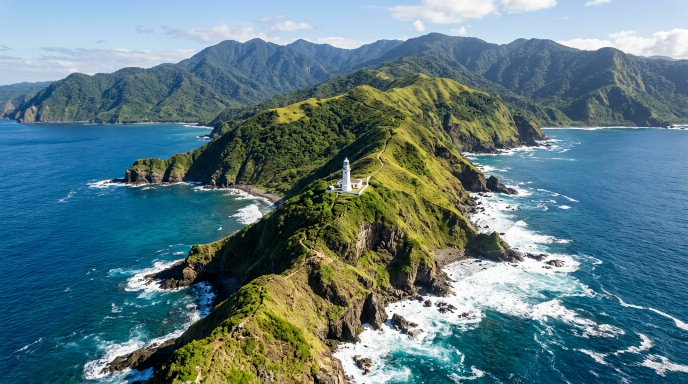
#> input picture src/assets/images/dingalan_lighthouse_natural_drone_1791512687510.jpg, 1376 x 768 px, found by its file name (shown at 1/2 size)
$ python make_wave_video.py
#> lines starting #> are read from the running program, lines starting #| are printed output that depends on the picture
import cv2
import numpy as np
import subprocess
import os

img_path = 'src/assets/images/dingalan_lighthouse_natural_drone_1791512687510.jpg'
orig = cv2.imread(img_path)
#> orig is the input picture: shape (768, 1376, 3); mean B, G, R 129.5, 122.6, 92.7
if orig is None:
    raise FileNotFoundError("Image not found")

h, w = orig.shape[:2]
#> h = 768; w = 1376
target_w, target_h = 3840, 2160
img_large = cv2.resize(orig, (target_w, target_h), interpolation=cv2.INTER_CUBIC)

fps = 30
duration = 10
total_frames = fps * duration

out_file = 'public/dingalan_natural_drone.mp4'
temp_dir = '/tmp/drone_frames'
os.makedirs(temp_dir, exist_ok=True)

print("Generating frames with wave animation and sideways pan...")

for i in range(total_frames):
    t = i / float(fps)

    # Smooth sideways panning and slight floating motion
    pan_x = int(400 + 400 * np.sin(t * 2 * np.pi / 10.0))
    pan_y = int(150 + 100 * np.cos(t * 2 * np.pi / 10.0))

    crop_w, crop_h = 1920, 1080
    x1 = max(0, min(target_w - crop_w, int(target_w * 0.25 + pan_x)))
    y1 = max(0, min(target_h - crop_h, int(target_h * 0.25 + pan_y)))
    x2 = x1 + crop_w
    y2 = y1 + crop_h

    frame = img_large[y1:y2, x1:x2].copy()

    # Dynamic ocean waves rippling effect
    rows, cols = frame.shape[:2]
    for r in range(rows):
        if r > rows * 0.35: # ocean and shoreline
            offset = int(5.0 * np.sin(t * 10.0 + r * 0.04))
            if offset != 0:
                frame[r] = np.roll(frame[r], offset, axis=0)

    frame_path = os.path.join(temp_dir, f'frame_{i:04d}.jpg')
    cv2.imwrite(frame_path, frame, [int(cv2.IMWRITE_JPEG_QUALITY), 95])
#> this loop made 300 passes
#> pass 1, `frame = img_large[y1:y2, x1:x2].copy()`:
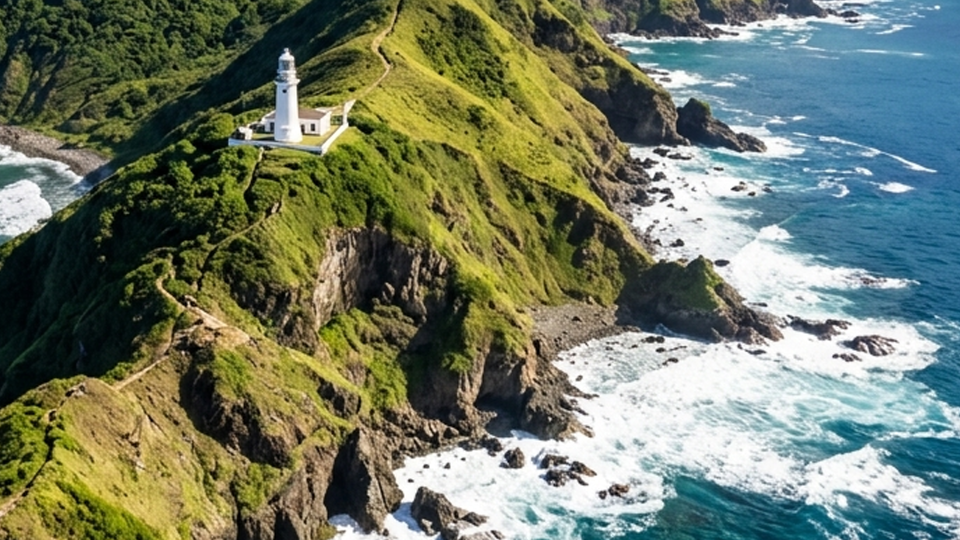
#> frame: shape (1080, 1920, 3) (shown at 1/2 size); mean B, G, R 102.3, 122.3, 113.1
#> pass 1, `cv2.imwrite(frame_path, frame, [int(cv2.IMWRITE_JPEG_QUALITY), 95])`:
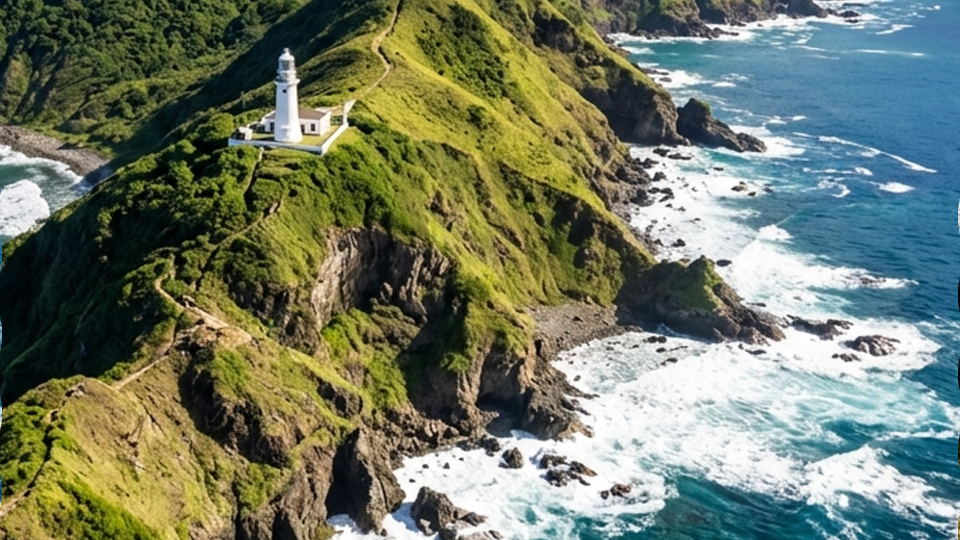
#> saved as frame_0000.jpg: shape (1080, 1920, 3) (shown at 1/2 size); mean B, G, R 102.3, 122.3, 113.1
#> pass 2, `frame = img_large[y1:y2, x1:x2].copy()`:
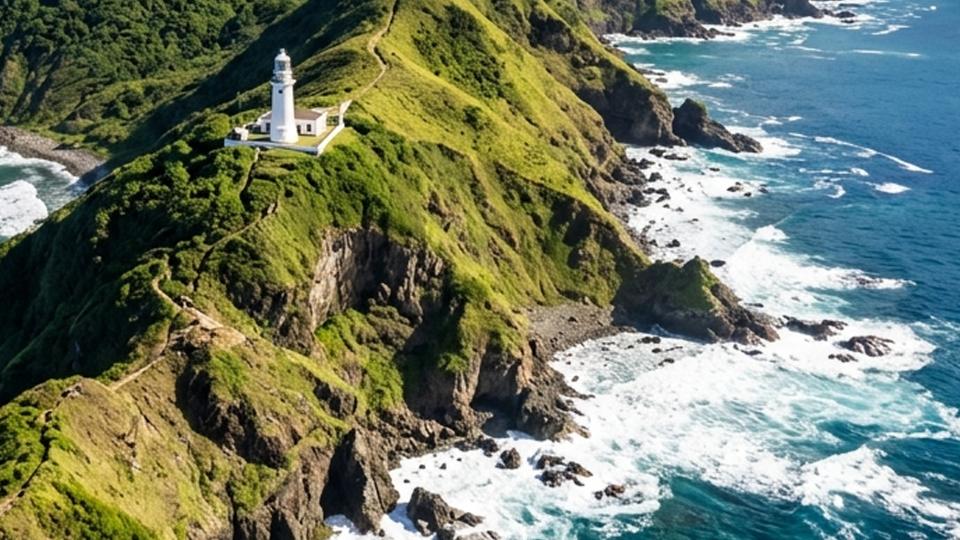
#> frame: shape (1080, 1920, 3) (shown at 1/2 size); mean B, G, R 102.6, 122.4, 113
#> pass 2, `cv2.imwrite(frame_path, frame, [int(cv2.IMWRITE_JPEG_QUALITY), 95])`:
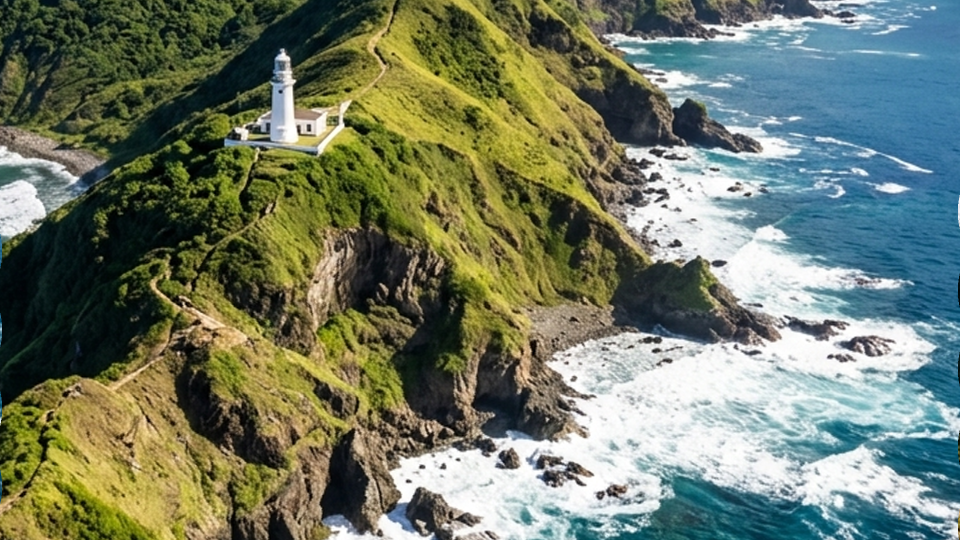
#> saved as frame_0001.jpg: shape (1080, 1920, 3) (shown at 1/2 size); mean B, G, R 102.6, 122.4, 113
#> after the loop:
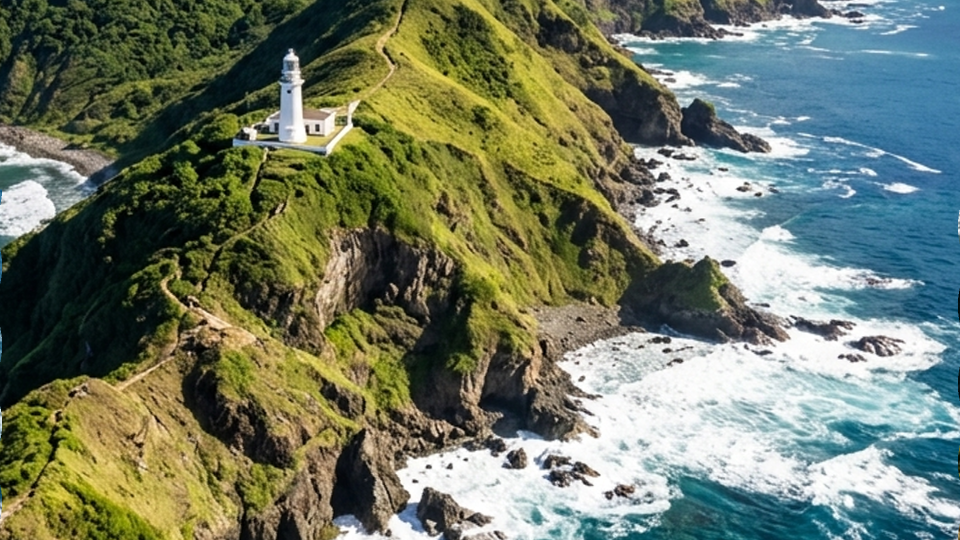
#> frame: shape (1080, 1920, 3) (shown at 1/2 size); mean B, G, R 101.8, 122, 113

print("Frames generated. Encoding to MP4 with FFmpeg...")
cmd = [
    'ffmpeg', '-y',
    '-framerate', str(fps),
    '-i', os.path.join(temp_dir, 'frame_%04d.jpg'),
    '-c:v', 'libx264',
    '-preset', 'fast',
    '-crf', '18',
    '-pix_fmt', 'yuv420p',
    '-movflags', '+faststart',
    out_file
]
subprocess.run(cmd, check=True)
#> (this line was passed over: subprocess is not available in this run)
#> (the run stopped early here; a loop or call above may not have finished)

$ run again, with src/assets/images/dingalan_admin_bg_1791437886250.jpg copied over src/assets/images/dingalan_lighthouse_natural_drone_1791512687510.jpg
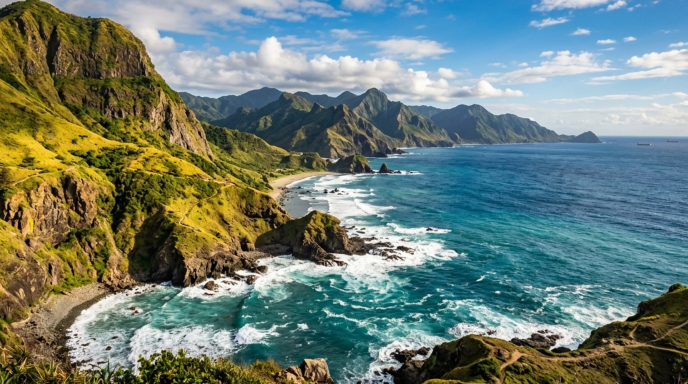
#> input picture src/assets/images/dingalan_admin_bg_1791437886250.jpg, 1376 x 768 px, found by its file name (shown at 1/2 size)
#> orig is the input picture: shape (768, 1376, 3); mean B, G, R 118.5, 127.4, 109.7
#> the loop `for i in range(total_frames):` made 300 passes
#> pass 1, `cv2.imwrite(frame_path, frame, [int(cv2.IMWRITE_JPEG_QUALITY), 95])`:
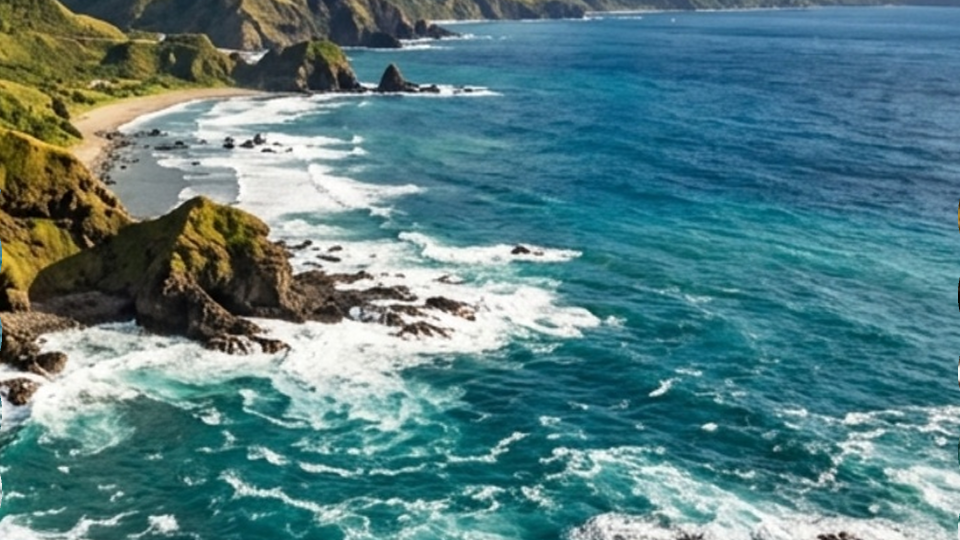
#> saved as frame_0000.jpg: shape (1080, 1920, 3) (shown at 1/2 size); mean B, G, R 130, 126.4, 87.2
#> after the loop `for i in range(total_frames):`:
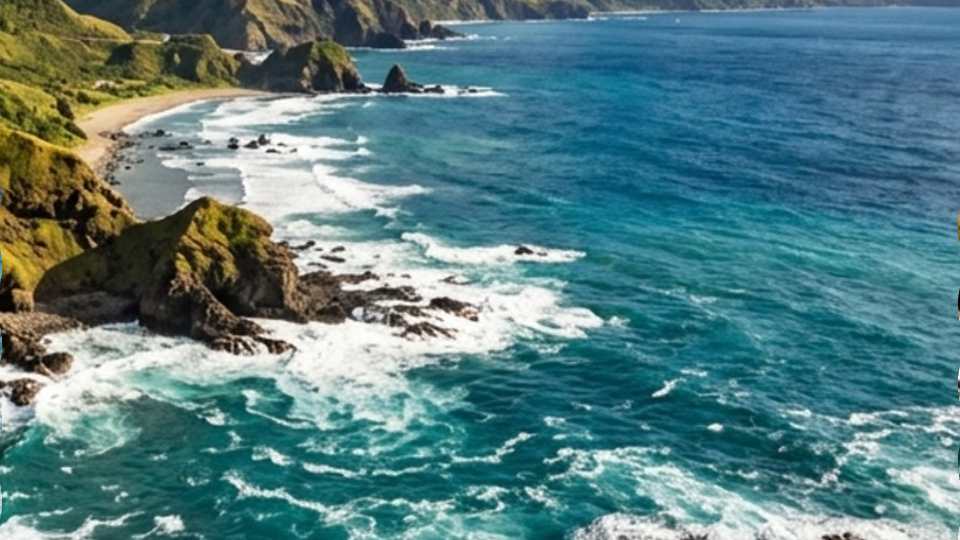
#> frame: shape (1080, 1920, 3) (shown at 1/2 size); mean B, G, R 129.5, 126.2, 87.3

$ run again, with src/assets/images/dingalan_admin_bg_original.jpg copied over src/assets/images/dingalan_lighthouse_natural_drone_1791512687510.jpg
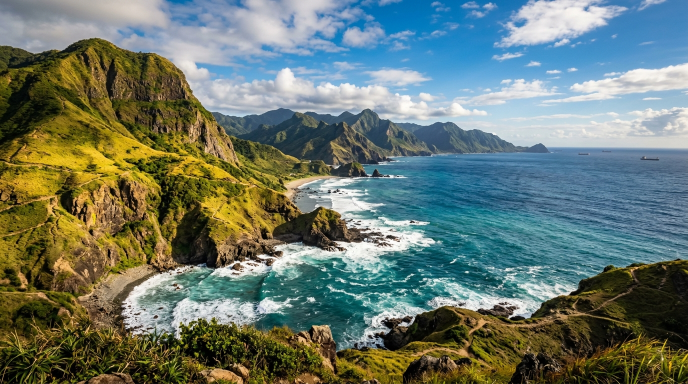
#> input picture src/assets/images/dingalan_admin_bg_original.jpg, 1376 x 768 px, found by its file name (shown at 1/2 size)
#> orig is the input picture: shape (768, 1376, 3); mean B, G, R 109.4, 119.9, 105.8
#> the loop `for i in range(total_frames):` made 300 passes
#> pass 1, `cv2.imwrite(frame_path, frame, [int(cv2.IMWRITE_JPEG_QUALITY), 95])`:
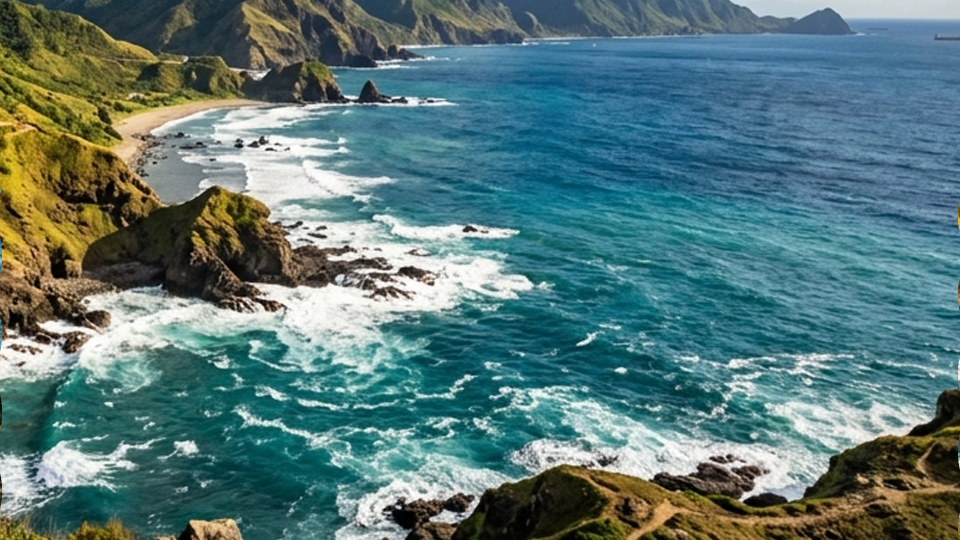
#> saved as frame_0000.jpg: shape (1080, 1920, 3) (shown at 1/2 size); mean B, G, R 120.5, 120.6, 89.1
#> after the loop `for i in range(total_frames):`:
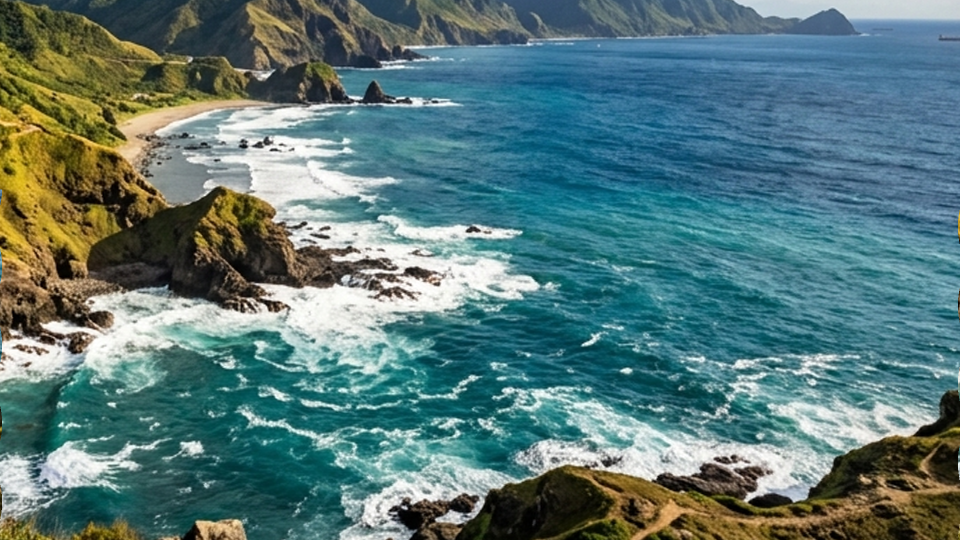
#> frame: shape (1080, 1920, 3) (shown at 1/2 size); mean B, G, R 120.4, 120.7, 89.4

$ run again, with src/assets/images/dingalan_login_bg_1790825738823.jpg copied over src/assets/images/dingalan_lighthouse_natural_drone_1791512687510.jpg
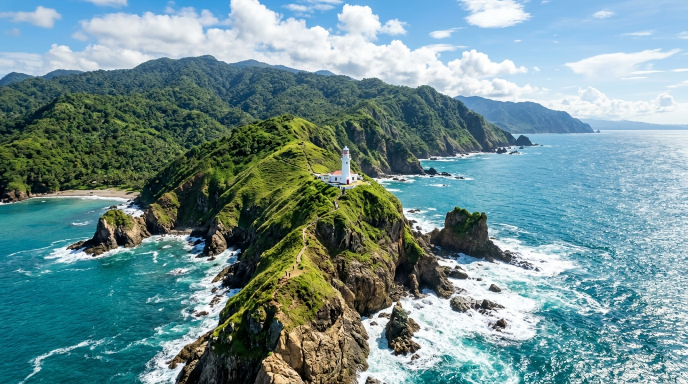
#> input picture src/assets/images/dingalan_login_bg_1790825738823.jpg, 1376 x 768 px, found by its file name (shown at 1/2 size)
#> orig is the input picture: shape (768, 1376, 3); mean B, G, R 145.3, 143.4, 111.8
#> the loop `for i in range(total_frames):` made 300 passes
#> pass 1, `cv2.imwrite(frame_path, frame, [int(cv2.IMWRITE_JPEG_QUALITY), 95])`:
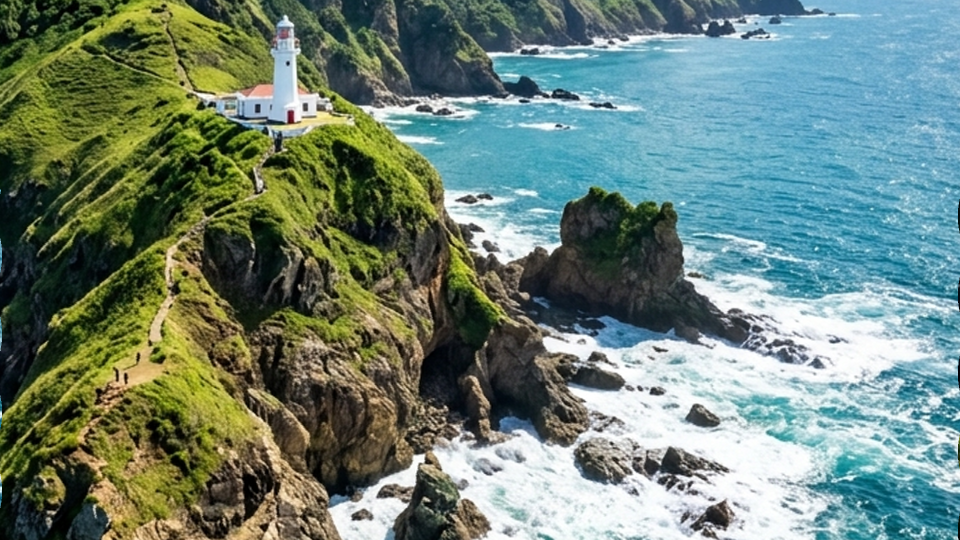
#> saved as frame_0000.jpg: shape (1080, 1920, 3) (shown at 1/2 size); mean B, G, R 117.9, 130.3, 109.3
#> after the loop `for i in range(total_frames):`:
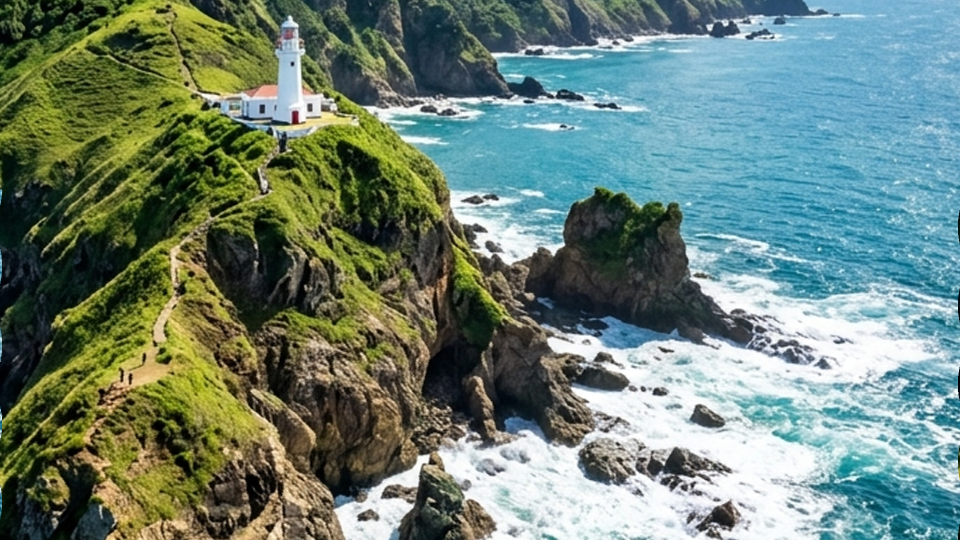
#> frame: shape (1080, 1920, 3) (shown at 1/2 size); mean B, G, R 117.1, 129.7, 108.8
